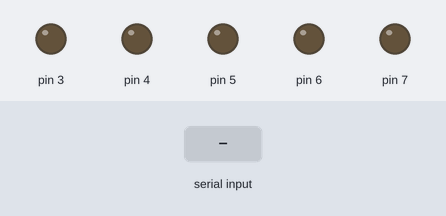
A sketch run on a simulated Arduino Uno, built with avr-gcc and run on an emulated ATmega328P. On the bench: output pins drawn as LEDs (lit = HIGH). The test bench sets the inputs (shaded band).

Above: at 1.2 s.
1.3 s: "1" received over Serial
At 2.5 s:
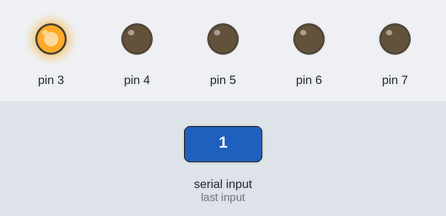
2.8 s: "2" received over Serial
At 3.8 s:
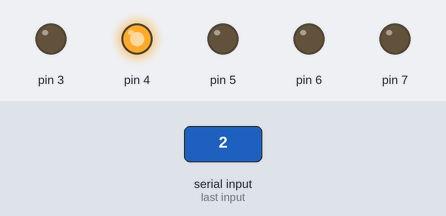
4.3 s: "3" received over Serial
At 4.9 s:
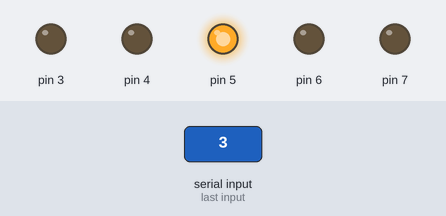
5.8 s: "4" received over Serial
At 6.1 s:
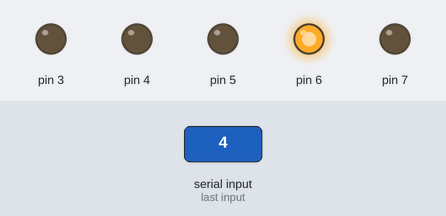
7.3 s: "5" received over Serial
At 8.4 s:
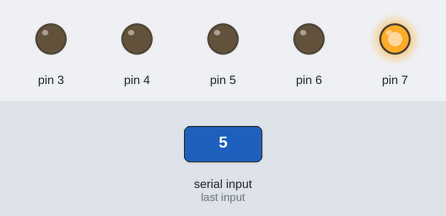
8.8 s: "0" received over Serial
At 9.6 s:
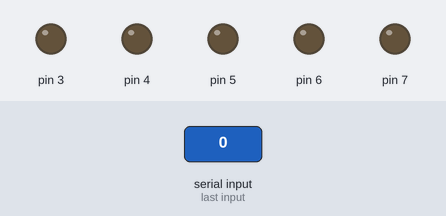
Timing chart, 0 to 11.3 s (numbered marks = the images above; inputs shaded):
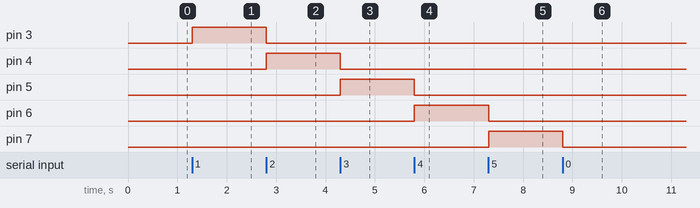

The sketch:

LAB_08.ino
```cpp
// EXP 08

void setup() {
  // put your setup code here, to run once:
pinMode(3,OUTPUT);
pinMode(4,OUTPUT);
pinMode(5,OUTPUT);
pinMode(6,OUTPUT);
pinMode(7,OUTPUT);
Serial.begin(9600);

}


void loop() {
  // put your main code here, to run repeatedly:

if(Serial.available()>0){               // uart buffer available OR NOT
char key= Serial.read();              // keyboard's input

  switch(key){
  case '1' : digitalWrite(3,HIGH);
             digitalWrite(4,LOW);
             digitalWrite(5,LOW);
             digitalWrite(6,LOW);
            digitalWrite(7,LOW);
            break;
  case '2' : digitalWrite(4,HIGH);
             digitalWrite(3,LOW);
             digitalWrite(5,LOW);
             digitalWrite(6,LOW);
             digitalWrite(7,LOW);
             break;
  case '3' : digitalWrite(5,HIGH);
             digitalWrite(3,LOW);
             digitalWrite(4,LOW);
             digitalWrite(6,LOW);
            digitalWrite(7,LOW);
            break;
  case '4' : digitalWrite(6,HIGH);
             digitalWrite(7,LOW);
             digitalWrite(3,LOW);
             digitalWrite(5,LOW);
             digitalWrite(4,LOW);
            break;
  case '5' : digitalWrite(6,LOW);
             digitalWrite(3,LOW);
             digitalWrite(5,LOW);
             digitalWrite(4,LOW);
             digitalWrite(7,HIGH);
            break;
  case '0' : digitalWrite(6,LOW);
             digitalWrite(3,LOW);
             digitalWrite(5,LOW);
             digitalWrite(4,LOW);
             digitalWrite(7,LOW);
            break;


}
}
}
```

Measured:
- after the input at 1.3 s, pin 3: LOW → HIGH at once
- after the input at 2.8 s, pin 3: HIGH → LOW at once; pin 4: LOW → HIGH at once
- after the input at 4.3 s, pin 4: HIGH → LOW at once; pin 5: LOW → HIGH at once
- after the input at 5.8 s, pin 5: HIGH → LOW at once; pin 6: LOW → HIGH at once
- after the input at 7.3 s, pin 6: HIGH → LOW at once; pin 7: LOW → HIGH at once
- after the input at 8.8 s, pin 7: HIGH → LOW at once
